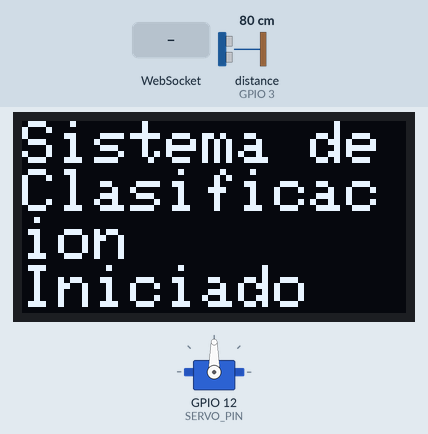
This sketch was run on a simulated ESP32. Shown: servo, 128×64 one-colour display. Inputs (shaded band) come from the test bench; at power-on: distance to the obstacle (sensor on GPIO 3) 80 cm. The echo pulse lasts 58.3 µs per cm; WiFi joins after 1.5 s; servers stay silent unless stated; what the sketch prints to the serial monitor is not drawn.

Above: at 0.1 s.
7.8 s: WebSocket text "B" received
9.3 s: distance to the obstacle (sensor on GPIO 3) set to 11 cm
10.8 s: distance to the obstacle (sensor on GPIO 3) set to 8 cm
At 11.7 s:
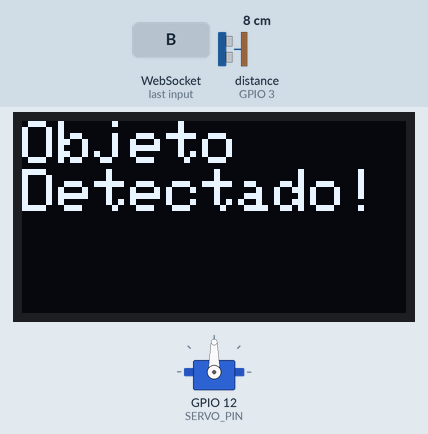
12.3 s: WebSocket text "b" received
At 13.45 s:
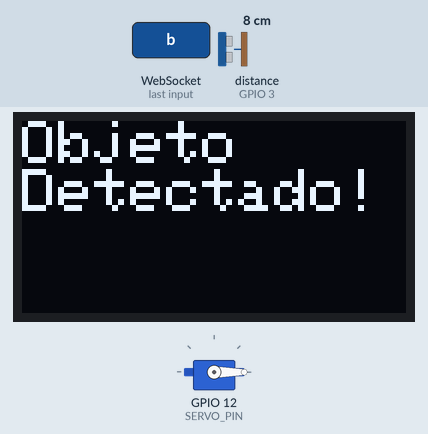
At 15.8 s:
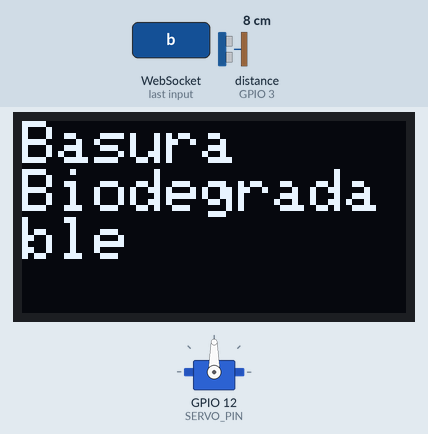
Timing chart, 0 to 17.3 s (numbered marks = the images above; inputs shaded):
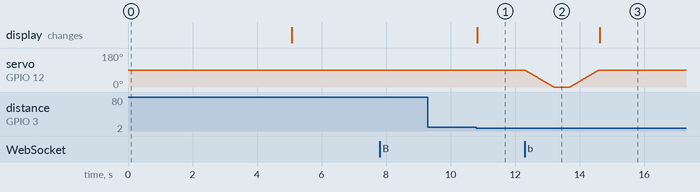

The sketch:

Esp32ToPythonLedMWS.ino
```cpp
#include <Adafruit_GFX.h>       // Librería para gráficos, necesaria para la pantalla OLED
#include <Adafruit_SSD1306.h>   // Librería para el controlador de pantalla SSD1306 (OLED)
#include <Wire.h>               // Librería para la comunicación I2C (necesaria para el OLED)
#include <NewPing.h>            // Librería para el sensor ultrasónico
#include <ESP32Servo.h>         // Librería para el control del servomotor en ESP32
#include <WiFi.h>               // Librería para la conexión WiFi
#include <WebSocketsClient.h>   // Librería para el cliente WebSocket

// --- Definiciones de hardware y pines ---

// Dimensiones de la pantalla OLED
#define SCREEN_WIDTH 128    // Ancho de la pantalla en píxeles
#define SCREEN_HEIGHT 64    // Alto de la pantalla en píxeles
#define OLED_RESET -1       // Pin de reset (se usa -1 para ESP32, ya que no es un pin físico)

// Pines para la comunicación I2C con la pantalla OLED
#define I2C_SDA_PIN 8
#define I2C_SCL_PIN 9

// Pines para el sensor ultrasónico y el servomotor
#define TRIG_PIN 1          // Pin del Trigger del sensor ultrasónico
#define ECHO_PIN 3          // Pin del Echo del sensor ultrasónico
#define SERVO_PIN 12        // Pin de control para el servomotor
#define MAX_DISTANCE 10     // Distancia máxima en cm para detectar un objeto

// --- Credenciales de WiFi y servidor WebSocket ---

const char* ssid = "IZZI-FA5D";
const char* password = "QJY5MDZYWMLD";
const char* websocket_server_host = "192.168.0.121";
const uint16_t websocket_server_port = 8765;

// --- Creación de objetos ---

// Objeto para controlar la pantalla OLED
Adafruit_SSD1306 display(SCREEN_WIDTH, SCREEN_HEIGHT, &Wire, OLED_RESET);
// Objeto para el sensor ultrasónico, con sus pines y distancia máxima
NewPing sonar(TRIG_PIN, ECHO_PIN, MAX_DISTANCE);
// Objeto para controlar el servomotor
Servo servoMotor;
// Objeto cliente para la comunicación WebSocket
WebSocketsClient webSocket;

// --- Variables de estado ---

bool isConnected = false;           // Bandera para saber si el cliente WebSocket está conectado
bool esperando_respuesta = false;   // Bandera para saber si ya se envió "objeto identificado" y se está esperando una respuesta

// --- Constantes del sistema ---

// Ángulos de los movimientos del servo para cada tipo de basura (ej. 0° y 180°)
const byte angulos[2] = {0, 180};
// Comandos esperados para clasificar ('B' para Biodegradable, 'N' para No-biodegradable)
const char comandos[2] = {'B', 'N'};
// Velocidad del movimiento del servo (menor valor = más rápido)
const int velocidad = 10;

// --- Funciones del sistema ---

/**
 * @brief Muestra un mensaje temporal en la pantalla OLED por 5 segundos.
 * @param mensaje El texto que se mostrará en la pantalla.
 */
void mostrarMensajeTemporal(String mensaje) {
    display.clearDisplay();     // Borra todo el contenido anterior
    display.setCursor(0, 0);    // Coloca el cursor en la esquina superior izquierda
    display.println(mensaje);   // Muestra el mensaje
    display.display();          // Actualiza la pantalla física para que el mensaje sea visible
    delay(5000);                // Espera 5 segundos
    display.clearDisplay();     // Borra la pantalla al terminar el tiempo
    display.display();          // Actualiza la pantalla para que quede en blanco
}

/**
 * @brief Mueve el servomotor de forma suave hacia un ángulo objetivo.
 * @param anguloObjetivo El ángulo al que se desea mover el servo.
 */
void moverServoSuave(int anguloObjetivo) {
    int posicionActual = servoMotor.read();
    // Determina la dirección del movimiento (incremento o decremento)
    int incremento = (anguloObjetivo > posicionActual) ? 1 : -1;

    // Bucle para mover el servo paso a paso
    while (posicionActual != anguloObjetivo) {
        posicionActual += incremento;
        // Asegura que el servo no se pase del ángulo objetivo
        if ((incremento == 1 && posicionActual > anguloObjetivo) ||
            (incremento == -1 && posicionActual < anguloObjetivo)) {
            posicionActual = anguloObjetivo;
        }
        servoMotor.write(posicionActual); // Envía el comando de movimiento
        delay(velocidad);                   // Pausa breve para lograr un movimiento suave
    }
}

/**
 * @brief Mueve el servo a un ángulo específico y luego lo regresa al centro.
 * @param anguloObjetivo El ángulo al que se desea mover el servo antes de regresar.
 */
void moverYVolverSuave(int anguloObjetivo) {
    moverServoSuave(anguloObjetivo);
    delay(500);         // Espera medio segundo
    moverServoSuave(90);  // Regresa el servo a la posición central (90°)
}

/**
 * @brief Procesa los comandos recibidos a través del WebSocket y mueve el servo.
 * @param cmd El comando recibido.
 */
void procesarComando(char cmd) {
    for (int i = 0; i < 2; i++) {
        // Compara el comando recibido con los comandos definidos ('B' o 'N', ignorando mayúsculas/minúsculas)
        if (cmd == comandos[i] || cmd == tolower(comandos[i])) {
            Serial.println("Comando procesado, moviendo servo.");
            moverYVolverSuave(angulos[i]);
            if (cmd == 'B' || cmd == 'b') {
                mostrarMensajeTemporal("Basura\nBiodegradable");
            } else {
                mostrarMensajeTemporal("Basura\nNo-Biodegradable");
            }
            // Enviar confirmación al servidor
            webSocket.sendTXT("recibido");
            Serial.println("Confirmacion 'recibido' enviada al servidor.");
            esperando_respuesta = false; // Reinicia la bandera
            return;
        }
    }
    Serial.println("Comando inválido del servidor.");
}

/**
 * @brief Manejador de eventos del cliente WebSocket.
 * @param type Tipo de evento recibido (conexión, desconexión, mensaje, etc.).
 * @param payload Puntero a los datos del mensaje.
 * @param length Longitud de los datos recibidos.
 */
void conexionWebSocket(WStype_t type, uint8_t * payload, size_t length) {
    switch (type) {
    case WStype_DISCONNECTED:
        Serial.printf("[WSc] Desconectado!\n");
        isConnected = false;
        break;
    case WStype_CONNECTED:
        Serial.printf("[WSc] Conectado a url: %s\n", payload);
        isConnected = true;
        break;
    case WStype_TEXT:
        Serial.printf("[WSc] Mensaje recibido: %s\n", payload);
        if (esperando_respuesta) {
            procesarComando(payload[0]);
        }
        break;
    default:
        break;
    }
}

// --- Configuración inicial (se ejecuta una vez) ---

void setup() {
    Serial.begin(9600);

    // Inicialización de componentes físicos
    servoMotor.attach(SERVO_PIN); // Asocia el objeto servo al pin físico
    moverServoSuave(90); // Mueve el servo a la posición central inicial de forma suave
    Wire.begin(I2C_SDA_PIN, I2C_SCL_PIN); // Inicia la comunicación I2C
    if (!display.begin(SSD1306_SWITCHCAPVCC, 0x3C)) { // Dirección I2C: 0x3C
        Serial.println(F("Error en la inicializacion de la pantalla OLED"));
        for(;;); // Detiene el programa en caso de error
    }
    display.clearDisplay();
    display.setTextSize(2);
    display.setTextColor(SSD1306_WHITE);
    display.setCursor(0, 0);
    display.println("Sistema de");
    display.println("Clasificacion");
    display.println("Iniciado");
    display.display();
    delay(5000);
    display.clearDisplay();
    display.display();

    // Conexión a WiFi
    Serial.println("Conectando a WiFi...");
    WiFi.begin(ssid, password);
    while (WiFi.status() != WL_CONNECTED) {
        delay(500);
    }
    Serial.println("\nWiFi conectado.");
    Serial.print("Direccion IP: ");
    Serial.println(WiFi.localIP());

    // Inicialización del cliente WebSocket
    webSocket.begin(websocket_server_host, websocket_server_port, "/");
    webSocket.onEvent(conexionWebSocket); // Configura el manejador de eventos
    webSocket.setReconnectInterval(5000); // Intenta reconectar cada 5 segundos si se pierde la conexión
}

// --- Bucle principal del programa ---

void loop() {
    webSocket.loop(); // Maneja el flujo de comunicación WebSocket

    static unsigned long ultima_deteccion = 0;
    unsigned long tiempo_actual = millis();
    int distancia = sonar.ping_cm(); // Obtiene la distancia en centímetros

    // Lógica de detección: si hay conexión, no estamos esperando respuesta, se detecta un objeto
    // y ha pasado suficiente tiempo desde la última detección para evitar lecturas falsas
    if (isConnected && !esperando_respuesta && distancia > 0 && distancia < MAX_DISTANCE && tiempo_actual - ultima_deteccion > 3000) {
        ultima_deteccion = tiempo_actual;

        display.clearDisplay();
        display.setCursor(0, 0);
        display.println("Objeto");
        display.println("Detectado!");
        display.display();

        // Envía el mensaje al servidor a través de WebSocket
        webSocket.sendTXT("objeto identificado");
        esperando_respuesta = true;
        Serial.println("Mensaje 'objeto identificado' enviado.");
    }
}
```

Measured:
- the behaviour switches between 10 and 9 cm on distance to the obstacle (sensor on GPIO 3) (found by bisection; images 0 and 1)
- after the input at 7.8 s, every drawn part: stays the same
- after the input at 9.3 s, every drawn part: stays the same
- after the input at 10.8 s, the display: changes at once (image 1)
- after the input at 12.3 s, the display: changes after 2.3 s (image 3)
